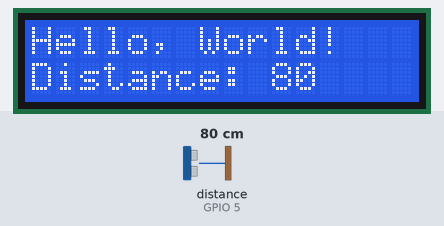
Simulated run of this sketch. Board: ESP32. Parts: 16×2 character LCD. The test bench sets the inputs (shaded band); at power-on: distance to the obstacle (sensor on GPIO 5) 80 cm. The echo pulse lasts 58.3 µs per cm; what the sketch prints to the serial monitor is not drawn.

Above: at 1.2 s.
1.3 s: distance to the obstacle (sensor on GPIO 5) set to 2 cm
At 2.8 s:
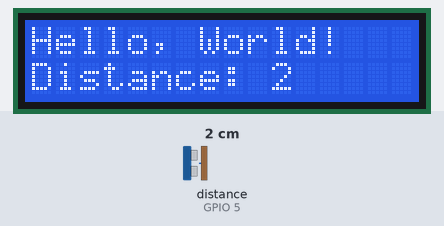
3.1 s: distance to the obstacle (sensor on GPIO 5) set to 4 cm
At 4.6 s:
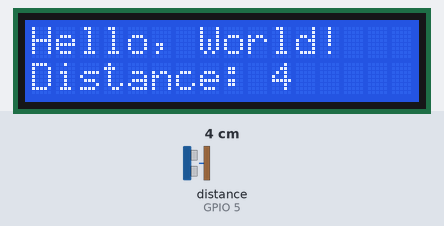
4.9 s: distance to the obstacle (sensor on GPIO 5) set to 9 cm
At 6.7 s:
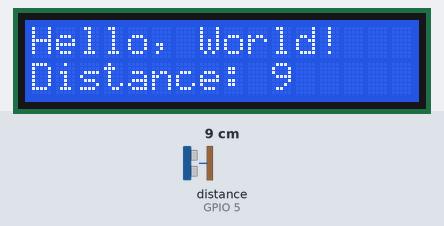
Timing chart, 0 to 8.2 s (numbered marks = the images above; inputs shaded):
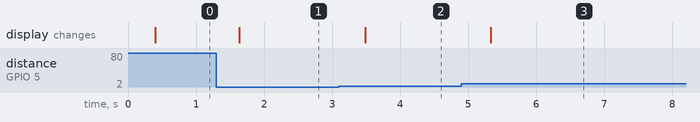

Measured:
- after the input at 1.3 s, the display: changes after 0.34 s (image 1)
- after the input at 3.1 s, the display: changes after 0.38 s (image 2)
- after the input at 4.9 s, the display: changes after 0.43 s (image 3)

The sketch:

021-02_ultrasonic_Log_on_LCD_with_lib.ino
```cpp
/**********************************************************************
* Filename    : 021-02_ultrasonic_Log_on_LCD_with_lib
* Description : Using HC-SRO4 to control the ranging and display log
* on LCD 1602 component. "HC-SR04 is an Utrasonic component".
* Auther      : Alternatives Solutions
* Modification: 2026/03/13
**********************************************************************/
#include <LiquidCrystal_I2C.h>
#include <Wire.h>
#include <UltrasonicSensor.h>

// I2C Pin
const int SDA_PIN = 15;
const int SCL_PIN = 13;
//HC-SR04 PIN
const int TRIG_PIN = 4;
const int ECHO_PIN = 5;

// LCD param - Start with 0x27, we will change it if needed
int lcdAddr = 0x27;
const int LCD_COL = 16;
const int LCD_ROW = 2;

const int DELAY_TIME = 300;
const bool IS_DEBUG = false;

// We create pointer to LCD
LiquidCrystal_I2C* lcdPtr = nullptr;

UltrasonicSensor ulSensor(TRIG_PIN, ECHO_PIN);

// the setup function runs once when you press reset or power the board
void setup() {
  Serial.begin(115200);

  Wire.begin(SDA_PIN, SCL_PIN); //attach I2C pins
  // Check if 0x27 responds. If not, we assume 0x3F.
  // Note: Since we can't easily "re-map" the object address here,
  // it's best to verify your 0x27 address manually first.
  if (i2CAddrTest(lcdAddr)) {
    Serial.println("LCD found at 0x27");
    lcdPtr = new LiquidCrystal_I2C(lcdAddr, LCD_COL, LCD_ROW);
  } else {
    Serial.println("LCD not found at 0x27, trying 0x3F logic...");
    // If you REALLY want auto-addressing, you'd need a pointer,
    // but for now, let's stick to the address we know works (0x27).

    lcdPtr = new LiquidCrystal_I2C(0x3F, LCD_COL, LCD_ROW);
  }

  lcdPtr->init();       //LCD driver initialisation
  lcdPtr->backlight();  //Open the backlight
  lcdPtr->setCursor(0,0);   //set the cursor et Row 0 and Column 0
  lcdPtr->print("Hello, World!"); //print specified message on the LCD

  Serial.println("\nESP32 Wrover initialization completed!");

  ulSensor.setTemperature(22);
  // Clean the TRIG_PIN
//  digitalWrite(TRIG_PIN, LOW);
}

// the loop function runs over and over again forever
void loop() {
  int distanceCm = ulSensor.distanceInCentimeters();

  delay(DELAY_TIME);

  // Monitor the values
  if (0 == distanceCm) {
    Serial.println("No pulse received. Check if VCC is in the 5V pin!");
  } else {
    if (IS_DEBUG) {
      Serial.print("Distance: ");
      Serial.print(distanceCm);
      Serial.println(" cm");
  //    delay(DELAY_TIME);
    }
    //
    lcdPtr->setCursor(10, 1); // Move cursor right after "Counter: "
    lcdPtr->print(distanceCm);
    lcdPtr->print("    ");    // The "Eraser" spaces

    // Note: We don't need to re-print "Counter: " every loop
    // unless we clear the screen.
    if(millis() % 1000 < 1000) { // Just a little trick to show it's alive
      lcdPtr->setCursor(0,1);
      lcdPtr->print("Distance: ");
    }
  }
  //
  delay(DELAY_TIME);
}

bool i2CAddrTest(uint8_t addr) {
  Wire.beginTransmission(addr);
  return (0 == Wire.endTransmission());
}
```
